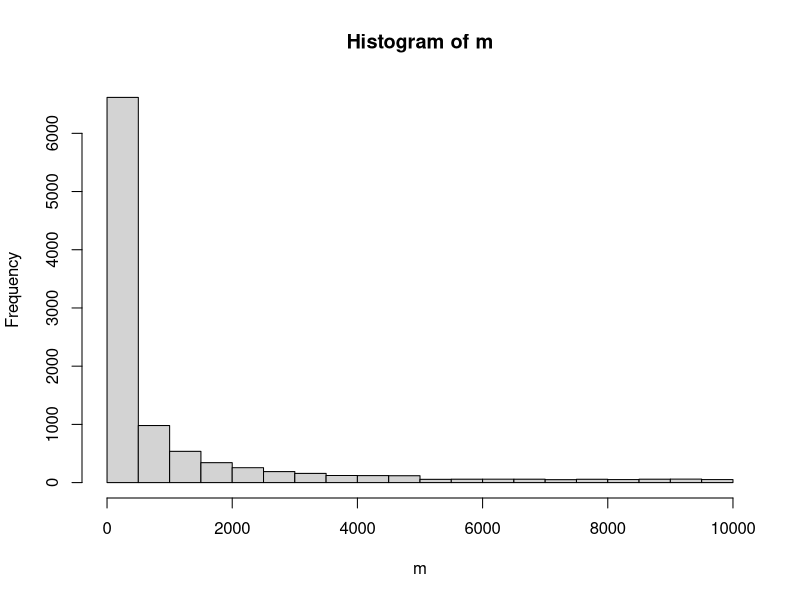
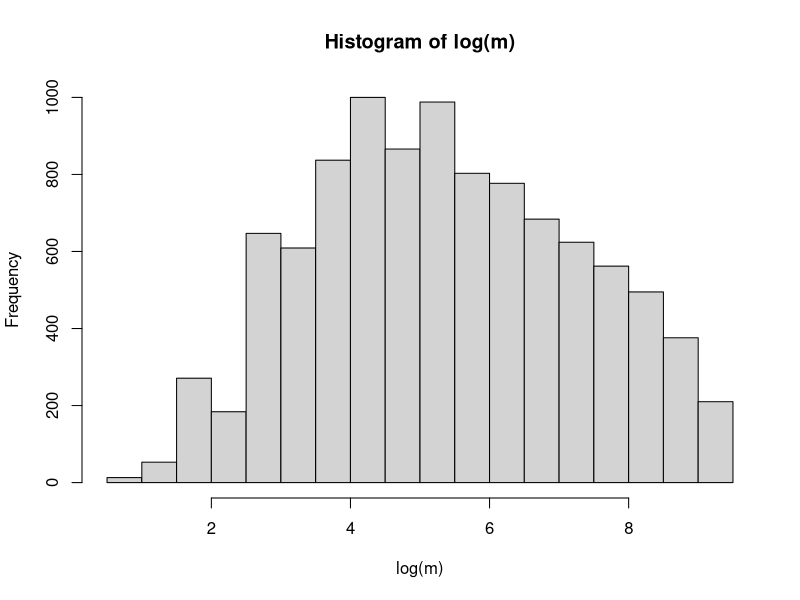
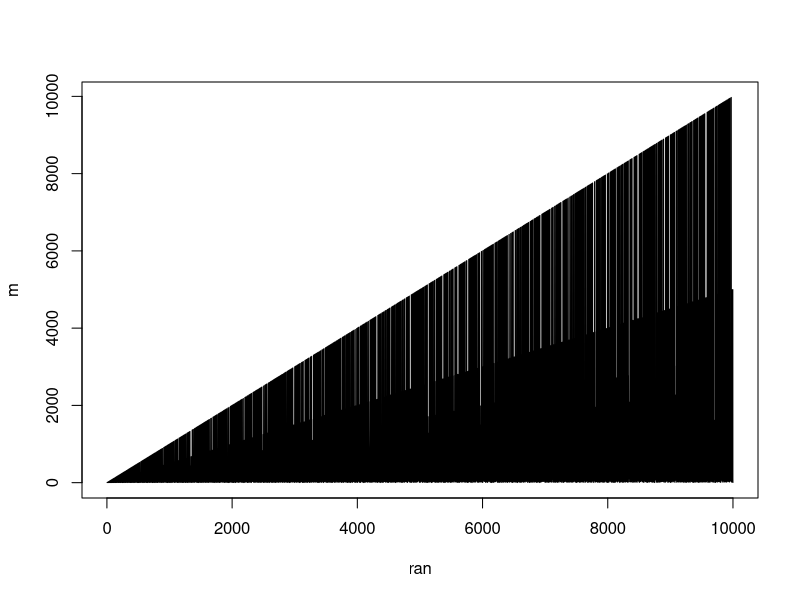

The R source for these figures, in order:
factor <- function (num, m=2, l=NULL){
	if (num==1) return (l)
	can <- m:pmax(2, floor(sqrt(num)))
	fac <- which(num%%can == 0)
	if (length(fac)==0) return(c(l, num)) 
	f <- can[[min(fac)]]
	return(factor(num/f, f, c(l, f)))
}

maxFactor <- function(x){
	return(max(factor(x)))
}

start <- 2
stop <- 1e4
ran <- start:stop
m <- numeric(length(ran))

for (r in ran){
	mf <- maxFactor(r)
	m[[1+r-start]] <- mf
}

hist(m)
hist(log(m))
median(m)
factor(median(m))
plot(ran, m, log="", type="l")
